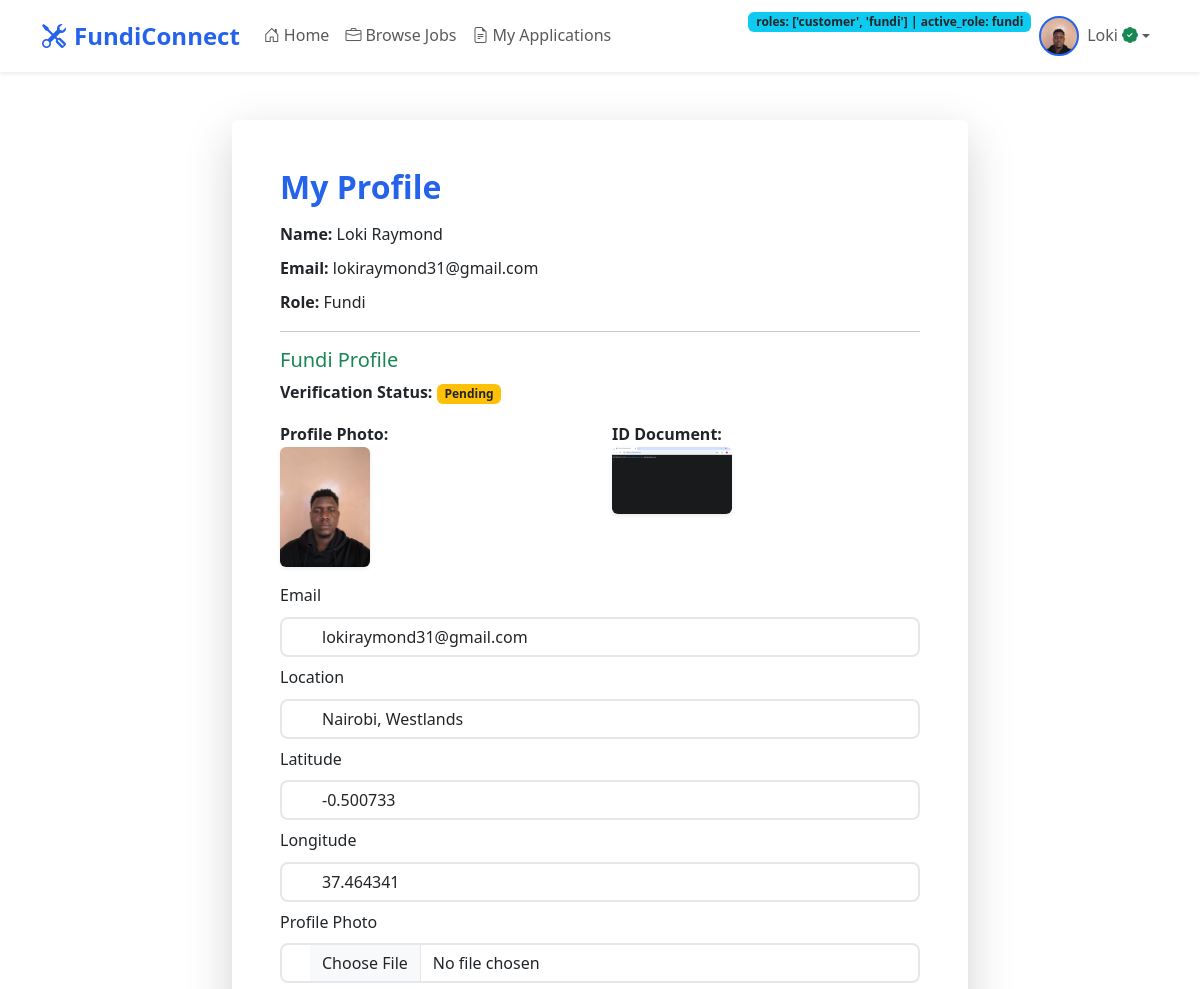
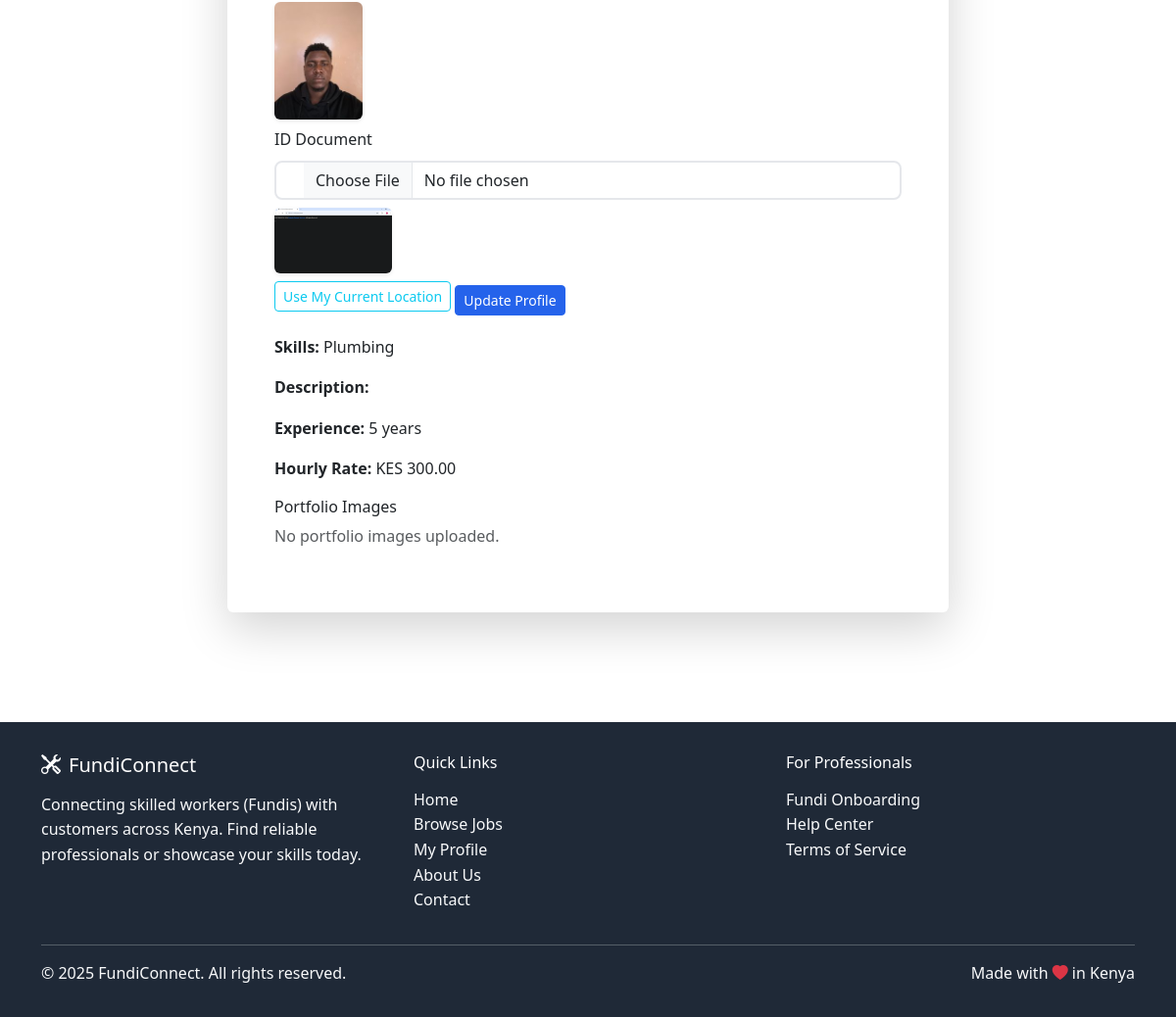
/users/profile/ (signed in), run on the app's committed database (2 pictures, top to bottom).
### users/models.py (models this page shows, shortened)
class User(AbstractUser):
    email = models.EmailField(unique=True)
    roles = models.JSONField(default=list)  # e.g. ["customer", "fundi"]
    active_role = models.CharField(max_length=10, default="customer")
    phone_number = models.CharField(max_length=20, blank=True)
    phone_verified = models.BooleanField(default=False)
    otp_code = models.CharField(max_length=6, blank=True)
    otp_created_at = models.DateTimeField(null=True, blank=True)
    location = models.CharField(max_length=100, blank=True)
    latitude = models.DecimalField(max_digits=9, decimal_places=6, null=True, blank=True)
    longitude = models.DecimalField(max_digits=9, decimal_places=6, null=True, blank=True)
    profile_photo = models.ImageField(upload_to='customer_photos/', null=True, blank=True)
    id_document = models.ImageField(upload_to='customer_ids/', null=True, blank=True)
    date_joined = models.DateTimeField(auto_now_add=True)
    is_verified = models.BooleanField(default=False)
    onboarding_complete = models.BooleanField(default=False)
    USERNAME_FIELD = 'email'
    REQUIRED_FIELDS = ['username']

class FundiProfile(models.Model):
    user = models.OneToOneField(User, on_delete=models.CASCADE, related_name='fundi_profile')
    skills = models.JSONField(default=list)  # Store skills as JSON array
    description = models.TextField(blank=True)
    experience_years = models.PositiveIntegerField(default=0)
    hourly_rate = models.DecimalField(max_digits=8, decimal_places=2, null=True, blank=True)
    availability = models.BooleanField(default=True)
    rating = models.DecimalField(max_digits=3, decimal_places=2, default=0.0)
    total_jobs_completed = models.PositiveIntegerField(default=0)
    latitude = models.DecimalField(max_digits=9, decimal_places=6, null=True, blank=True)
    longitude = models.DecimalField(max_digits=9, decimal_places=6, null=True, blank=True)
    profile_photo = models.ImageField(upload_to='fundi_photos/', null=True, blank=True)
    id_document = models.ImageField(upload_to='fundi_ids/', null=True, blank=True)
    verification_status = models.CharField(max_length=20, choices=[('pending', 'Pending'), ('approved', 'Approved'), ('rejected', 'Rejected')], default='pending')
    verification_comment = models.TextField(blank=True)
    verified_at = models.DateTimeField(null=True, blank=True)

### users/views.py (the view, shortened to what this page needs)
# urls.py: path('profile/', views.profile_view, name='profile'),
@login_required
def profile_view(request):
    context = {'user': request.user}
    if not request.user.is_verified:
        messages.warning(request, 'Your account is not verified yet. Please wait for admin approval.')
    if request.user.active_role == 'fundi':
        try:
            context['fundi_profile'] = request.user.fundi_profile
            context['portfolio_images'] = request.user.fundi_profile.portfolio_images.all()
        except FundiProfile.DoesNotExist:
            context['fundi_profile'] = None
    return render(request, 'users/profile.html', context)

### templates/users/profile.html (shortened to what this page needs)
{% extends 'base/base.html' %}
{% block content %}
<div class="container py-5">
  <div class="row justify-content-center">
    <div class="col-md-8">
      <div class="card shadow-lg border-0">
        <div class="card-body p-5">
          <h2 class="fw-bold mb-3 text-primary">My Profile</h2>
          <p class="mb-2"><strong>Name:</strong> {{ user.first_name }} {{ user.last_name }}</p>
          <p class="mb-2"><strong>Email:</strong> {{ user.email }}</p>
          <p class="mb-2"><strong>Role:</strong> {{ user.active_role|title }}</p>
          {% if fundi_profile %}
            <hr>
            <h5 class="text-success">Fundi Profile</h5>
        <div class="mb-3">
          <strong>Verification Status:</strong>
          {% if fundi_profile.verification_status == 'approved' %}
            <span class="badge bg-success">Verified</span>
          {% elif fundi_profile.verification_status == 'pending' %}
            <span class="badge bg-warning text-dark">Pending</span>
          {% elif fundi_profile.verification_status == 'rejected' %}
            <span class="badge bg-danger">Rejected</span>
          {% endif %}
        </div>
        <div class="row mb-3">
          <div class="col-md-6">
            <strong>Profile Photo:</strong><br>
            {% if fundi_profile.profile_photo %}
              <img src="{{ fundi_profile.profile_photo.url }}" class="img-fluid rounded shadow-sm" style="max-width:120px;max-height:120px;" alt="Profile Photo">
            {% else %}
              <span class="text-muted">Not uploaded</span>
            {% endif %}
          </div>
          <div class="col-md-6">
            <strong>ID Document:</strong><br>
            {% if fundi_profile.id_document %}
              <img src="{{ fundi_profile.id_document.url }}" class="img-fluid rounded shadow-sm" style="max-width:120px;max-height:120px;" alt="ID Document">
            {% else %}
              <span class="text-muted">Not uploaded</span>
            {% endif %}
          </div>
        </div>
            <form method="post" action="" class="mb-3" enctype="multipart/form-data">
              <div class="mb-2">
                <label for="email" class="form-label">Email</label>
                <input type="email" name="email" id="email" class="form-control" value="{{ user.email }}" required>
              </div>
              <div class="mb-2">
                <label for="location" class="form-label">Location</label>
                <input type="text" name="location" id="location" class="form-control" value="{{ user.location }}" required>
              </div>
              <div class="mb-2">
                <label for="latitude" class="form-label">Latitude</label>
                <input type="text" name="latitude" id="latitude" class="form-control" value="{{ fundi_profile.latitude }}" readonly>
              </div>
              <div class="mb-2">
                <label for="longitude" class="form-label">Longitude</label>
                <input type="text" name="longitude" id="longitude" class="form-control" value="{{ fundi_profile.longitude }}" readonly>
              </div>
              <div class="mb-2">
                <label for="profile_photo" class="form-label">Profile Photo</label>
                <input type="file" name="profile_photo" id="profile_photo" class="form-control" accept="image/*" onchange="previewImage(this, 'profilePhotoPreview')">
                <div class="mt-2">
                  {% if fundi_profile.profile_photo %}
                    <img id="profilePhotoPreview" src="{{ fundi_profile.profile_photo.url }}" class="img-fluid rounded shadow-sm" style="max-width:120px;max-height:120px;" alt="Profile Photo">
                  {% else %}
                    <img id="profilePhotoPreview" style="display:none;max-width:120px;max-height:120px;" alt="Profile Photo">
                  {% endif %}
                </div>
              </div>
              <div class="mb-2">
                <label for="id_document" class="form-label">ID Document</label>
                <input type="file" name="id_document" id="id_document" class="form-control" accept="image/*" onchange="previewImage(this, 'idDocumentPreview')">
                <div class="mt-2">
                  {% if fundi_profile.id_document %}
                    <img id="idDocumentPreview" src="{{ fundi_profile.id_document.url }}" class="img-fluid rounded shadow-sm" style="max-width:120px;max-height:120px;" alt="ID Document">
                  {% else %}
                    <img id="idDocumentPreview" style="display:none;max-width:120px;max-height:120px;" alt="ID Document">
                  {% endif %}
                </div>
              </div>
              <button type="button" class="btn btn-outline-info btn-sm mb-2" onclick="getLocation()">Use My Current Location</button>
              <button type="submit" class="btn btn-primary btn-sm">Update Profile</button>
            </form>
            <p><strong>Skills:</strong> {{ fundi_profile.skills|join:", " }}</p>
            <p><strong>Description:</strong> {{ fundi_profile.description }}</p>
            <p><strong>Experience:</strong> {{ fundi_profile.experience_years }} years</p>
            <p><strong>Hourly Rate:</strong> KES {{ fundi_profile.hourly_rate }}</p>
            <h6 class="mt-3">Portfolio Images</h6>
            <div class="row">
              {% for image in portfolio_images %}
                <div class="col-4 mb-2">
                  <img src="{{ image.image.url }}" class="img-fluid rounded shadow-sm" alt="Portfolio">
                </div>
              {% empty %}
                <p class="text-muted">No portfolio images uploaded.</p>
              {% endfor %}
            </div>
          {% endif %}
        </div>
      </div>
    </div>
  </div>
</div>
{% endblock %}

### templates/base/base.html (shortened to what this page needs)
<!DOCTYPE html>
<html lang="en">
<head>
    <link href="https://cdn.jsdelivr.net/npm/bootstrap@5.3.0/dist/css/bootstrap.min.css" rel="stylesheet">
    <link href="https://cdn.jsdelivr.net/npm/bootstrap-icons@1.10.0/font/bootstrap-icons.css" rel="stylesheet">
</head>
<body>
    <nav class="navbar navbar-expand-lg navbar-light bg-white shadow-sm sticky-top">
        <div class="container">
            <a class="navbar-brand" href="{% url 'dashboard' %}">
                <i class="bi bi-tools me-2"></i>FundiConnect
            </a>
            <div class="collapse navbar-collapse" id="navbarNav">
                <ul class="navbar-nav me-auto">
                    <li class="nav-item">
                        <a class="nav-link" href="{% url 'dashboard' %}">
                            <i class="bi bi-house-door me-1"></i>Home
                        </a>
                    </li>
                    <li class="nav-item">
                        {% if user.is_authenticated %}
                            <a class="nav-link" href="{% url 'job_list' %}">
                                <i class="bi bi-briefcase me-1"></i>Browse Jobs
                            </a>
                        {% else %}
                            <a class="nav-link" href="{% url 'dashboard' %}#popular-services">
                                <i class="bi bi-briefcase me-1"></i>Browse Jobs
                            </a>
                        {% endif %}
                    </li>
                    {% if user.is_authenticated %}
                        {% if user.active_role == 'customer' %}
                            <li class="nav-item">
                                <a class="nav-link" href="{% url 'jobs:job_create' %}">
                                    <i class="bi bi-plus-circle me-1"></i>Post a Job
                                </a>
                            </li>
                            <li class="nav-item">
                                <a class="nav-link" href="{% url 'jobs:my_jobs' %}">
                                    <i class="bi bi-list-ul me-1"></i>My Jobs
                                </a>
                            </li>
                        {% elif user.active_role == 'fundi' %}
                            <li class="nav-item">
                                    <a class="nav-link" href="{% url 'jobs:my_applications' %}">
                                    <i class="bi bi-file-earmark-text me-1"></i>My Applications
                                </a>
                            </li>
                        {% endif %}
                    {% endif %}
                </ul>
                <ul class="navbar-nav">
                    {% if user.is_authenticated %}
                        <li class="nav-item">
                            <span class="badge bg-info text-dark">roles: {{ user.roles }} | active_role: {{ user.active_role }}</span>
                        </li>
                        <li class="nav-item dropdown">
                            <a class="nav-link dropdown-toggle d-flex align-items-center" href="#" id="navbarDropdown" role="button" data-bs-toggle="dropdown">
                                {% if user.active_role == 'fundi' and user.fundi_profile and user.fundi_profile.profile_photo %}
                                    <img src="{{ user.fundi_profile.profile_photo.url }}" class="profile-avatar me-2" style="object-fit:cover; width:40px; height:40px; border-radius:50%; border:2px solid #2563eb;" alt="Avatar">
                                {% elif user.active_role == 'customer' and user.profile_photo %}
                                    <img src="{{ user.profile_photo.url }}" class="profile-avatar me-2" style="object-fit:cover; width:40px; height:40px; border-radius:50%; border:2px solid #2563eb;" alt="Avatar">
                                {% else %}
                                    <div class="profile-avatar me-2">
                                        {{ user.first_name.0|default:user.email.0|upper }}
                                    </div>
                                {% endif %}
                                {{ user.first_name|default:user.email }}
                                {% if user.active_role == 'fundi' and user.is_verified %}
                                    <i class="bi bi-patch-check-fill text-success ms-1"></i>
                                {% endif %}
                            </a>
                        </li>
                    {% endif %}
                </ul>
            </div>
        </div>
    </nav>
    <main>
        {% block content %}{% endblock %}
    </main>
    <footer class="footer">
        <div class="container">
            <div class="row">
                <div class="col-md-4">
                    <h5 class="text-white mb-3">
                        <i class="bi bi-tools me-2"></i>FundiConnect
                    </h5>
                    <p class="text-light">
                        Connecting skilled workers (Fundis) with customers across Kenya.
                        Find reliable professionals or showcase your skills today.
                    </p>
                </div>
                <div class="col-md-4">
                    <h6 class="text-white mb-3">Quick Links</h6>
                    <ul class="list-unstyled">
                        <li><a href="{% url 'dashboard' %}" class="text-light text-decoration-none">Home</a></li>
                        <li><a href="{% url 'job_list' %}" class="text-light text-decoration-none">Browse Jobs</a></li>
                        <li><a href="{% url 'profile' %}" class="text-light text-decoration-none">My Profile</a></li>
                        <li><a href="{% url 'about' %}" class="text-light text-decoration-none">About Us</a></li>
                        <li><a href="{% url 'contact' %}" class="text-light text-decoration-none">Contact</a></li>
                    </ul>
                </div>
                <div class="col-md-4">
                    <h6 class="text-white mb-3">For Professionals</h6>
                    <ul class="list-unstyled">
                        {% if not user.is_authenticated %}
                            <li><a href="{% url 'signup' %}" class="text-light text-decoration-none">Join as Fundi</a></li>
                            <li><a href="{% url 'customer_signup' %}" class="text-light text-decoration-none">Join as Customer</a></li>
                        {% else %}
                            {% if 'fundi' in user.roles %}
                                <li><a href="{% url 'fundi_onboarding' %}" class="text-light text-decoration-none">Fundi Onboarding</a></li>
                            {% endif %}
                        {% endif %}
                        <li><a href="https://fundiconnect.co.ke/help" class="text-light text-decoration-none" target="_blank">Help Center</a></li>
                        <li><a href="https://fundiconnect.co.ke/terms" class="text-light text-decoration-none" target="_blank">Terms of Service</a></li>
                    </ul>
                </div>
            </div>
            <hr class="text-light">
            <div class="row">
                <div class="col-md-6">
                    <p class="text-light mb-0">&copy; 2025 FundiConnect. All rights reserved.</p>
                </div>
                <div class="col-md-6 text-md-end">
                    <p class="text-light mb-0">Made with <i class="bi bi-heart-fill text-danger"></i> in Kenya</p>
                </div>
            </div>
        </div>
    </footer>
</body>
</html>

### data on the page
User: roles "['customer', 'fundi']", active_role "fundi", fundi_profile.profile_photo (picture), first_name "Loki", last_name "Raymond", email "lokiraymond31@gmail.com", active_role "Fundi", location "Nairobi, Westlands"
FundiProfile: profile_photo (picture), id_document (picture), latitude "-0.500733", longitude "37.464341", skills "Plumbing", experience_years "5", hourly_rate "300.00"
